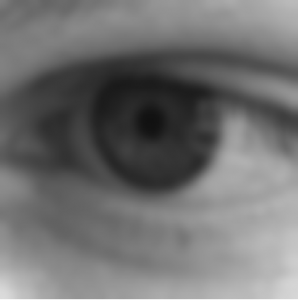
#> input picture oko1.png, 298 x 300 px
$ python main.py
#> lines starting #> are read from the running program, lines starting #| are printed output that depends on the picture
import imageio
import numpy as np
import matplotlib.pyplot as plt

compartments_quantity = 50


def normalize(image):
    """
    This method normalize the image value
    :param image: value after the conversion to grayscale
    :return: normalized output
    """
    offset = 255.0 / compartments_quantity
    output = np.zeros((image.shape[0], image.shape[0]))
    i = 0
    tmp = 0
    while i < 255.0:
        for x in range(0, image.shape[0]):
            for y in range(0, image.shape[1]):
                if i < image[x][y] <= i + offset:
                    output[x][y] = tmp
        tmp = tmp + 1
        i = i + offset
    return output


def calculate_sharpness(coincident_matrix):
    """
    Method calculate the sharpness
    as the sum of diagonal pixels
    :param coincident_matrix: concident matrix
    :return: number of pixels on the diagonal
    """
    sum_diag_pixels = 0
    for i in range(0, coincident_matrix.shape[0]):
        for j in range(0, coincident_matrix.shape[1]):
            if coincident_matrix[i][j] != 0:
                sum_diag_pixels += 1
    return sum_diag_pixels


def convert_rgb_2_gray(img_rgb):
    """
    Method convert image from rgb to grayscale
    :param img_rgb: image matrix in rgb
    :return: image value in grayscale
    """
    r = img_rgb[:, :, 0]
    g = img_rgb[:, :, 1]
    b = img_rgb[:, :, 2]
    img_gray = 0.2126 * r + 0.7152 * g + 0.0722 * b
    return img_gray


def create_coincident_matrix(img, dlx, dly):
    """
    Method create the coincident_matrix
    from image in grayscale.
    :param img: Image in grayscale
    :param dlx: lenght of x
    :param dly: length of y
    :return: Coincident matrix
    """
    p_matrix = np.max(img).astype(int) + 1
    coincident_matrix = np.zeros((p_matrix, p_matrix))
    height = len(img)
    width = len(img[0])

    for x in range(0, height - dlx):
        for y in range(0, width - dly):
            xx = img[x, y]
            xx = xx.astype(int)
            yy = img[x + dlx, y + dly]
            yy = yy.astype(int)
            coincident_matrix[xx, yy] = coincident_matrix[xx, yy] + 1

    return coincident_matrix


if __name__ == '__main__':

    # First image

    img_1 = imageio.imread('oko1.png')  # Loading file to matrix
#> img_1 is the input picture: shape (300, 298, 4); mean R, G, B, A 112.3, 112.3, 112.3, 255
    img_1 = convert_rgb_2_gray(img_1)   # Converting rgb -> grayscale
    img_1 = normalize(img_1)            # Value normalization
#> img_1: shape (300, 300) float64

    plt.subplot(2, 2, 1)                # Cut the plot workspace to nrows x ncols x index
    # Draw image
    plt.imshow(img_1, cmap=plt.cm.gray, vmin=0, vmax=compartments_quantity)
    plt.title("oko1.png")               # Show the plot title

    plt.subplot(2, 2, 2)
    # Draw histogram
    plt.imshow(create_coincident_matrix(img_1, 0, 1), cmap=plt.cm.gray, vmin=0, vmax=compartments_quantity)
#> in create_coincident_matrix, `p_matrix = np.max(img).astype(int) + 1`: p_matrix = 49
#> in create_coincident_matrix, `height = len(img)`: height = 300
#> after the loop in create_coincident_matrix, `for x in range(0, height - dlx):`:
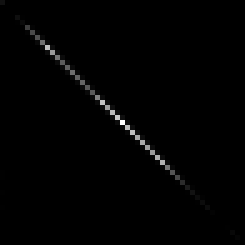
#> coincident_matrix: shape (49, 49) float64 (shown 5 times larger); min 0, max 4478, mean 37.4; drawn with min black and max white
    plt.title("macierz wspowwystepowania oko1.png")

    print("Ostrosc oko1: " + str(calculate_sharpness(create_coincident_matrix(img_1, 0, 1))))
#> in calculate_sharpness, `sum_diag_pixels = 0`: sum_diag_pixels = 0
#> after the loop in calculate_sharpness, `for i in range(0, coincident_matrix.shape[0]):`: sum_diag_pixels = 174
#| Ostrosc oko1: 174

    # Second image

    img_2 = imageio.imread('oko2.png')
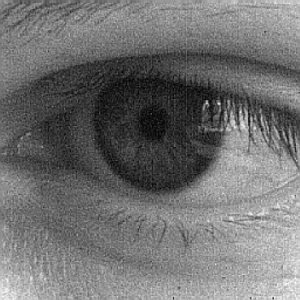
#> input picture oko2.png, 300 x 300 px
#> img_2 is the input picture: shape (300, 300, 4); mean R, G, B, A 112.6, 112.6, 112.6, 255
    img_2 = convert_rgb_2_gray(img_2)
    img_2 = normalize(img_2)
#> img_2: shape (300, 300) float64

    plt.subplot(2, 2, 3)
    plt.imshow(img_2, cmap=plt.cm.gray, vmin=0, vmax=compartments_quantity)
    plt.title("oko2.png")

    plt.subplot(2, 2, 4)
    plt.imshow(create_coincident_matrix(img_2, 0, 1), cmap=plt.cm.gray, vmin=0, vmax=compartments_quantity)
#> call 3 of create_coincident_matrix, with dlx = 0, dly = 1
#> after the loop in create_coincident_matrix (call 3), `for x in range(0, height - dlx):`:
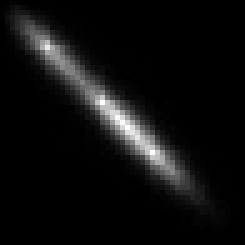
#> coincident_matrix: shape (49, 49) float64 (shown 5 times larger); min 0, max 642, mean 37.4; drawn with min black and max white
    plt.title("macierz wspowwystepowania oko2.png")

    print("Ostrosc oko2: " + str(calculate_sharpness(create_coincident_matrix(img_2, 0, 1))))
#| Ostrosc oko2: 1179

    # Show all calculations and histograms

    plt.show()
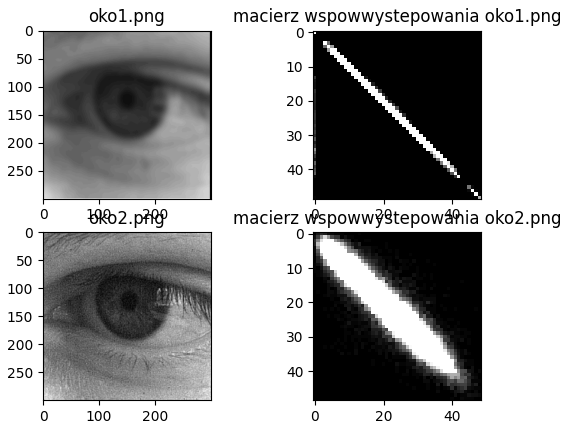
#> figure drawn by matplotlib, 4 panels
